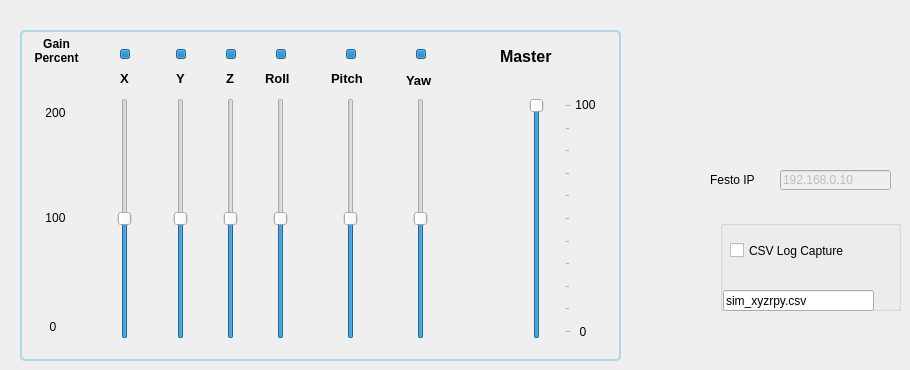
    <widget class="QWidget" name="tab_platform">
     <property name="enabled">
      <bool>true</bool>
     </property>
     <attribute name="title">
      <string>Platform Output Control</string>
     </attribute>
     <widget class="QGroupBox" name="ControlGroupbox">
      <property name="geometry">
       <rect>
        <x>20</x>
        <y>30</y>
        <width>601</width>
        <height>331</height>
       </rect>
      </property>
      <property name="styleSheet">
       <string notr="true">QGroupBox {
    border: 2px solid lightblue;
    border-radius: 5px;
    padding: 5px;
}
</string>
      </property>
      <property name="title">
       <string/>
      </property>
      <property name="flat">
       <bool>false</bool>
      </property>
      <widget class="QSlider" name="sld_gain_0">
       <property name="geometry">
        <rect>
         <x>94</x>
         <y>68</y>
         <width>21</width>
         <height>241</height>
        </rect>
       </property>
       <property name="minimum">
        <number>0</number>
       </property>
       <property name="maximum">
        <number>200</number>
       </property>
       <property name="value">
        <number>100</number>
       </property>
       <property name="orientation">
        <enum>Qt::Vertical</enum>
       </property>
      </widget>
      <widget class="QSlider" name="sld_gain_3">
       <property name="geometry">
        <rect>
         <x>250</x>
         <y>68</y>
         <width>21</width>
         <height>241</height>
        </rect>
       </property>
       <property name="minimum">
        <number>0</number>
       </property>
       <property name="maximum">
        <number>200</number>
       </property>
       <property name="value">
        <number>100</number>
       </property>
       <property name="orientation">
        <enum>Qt::Vertical</enum>
       </property>
       <property name="tickPosition">
        <enum>QSlider::NoTicks</enum>
       </property>
      </widget>
      <widget class="QSlider" name="sld_gain_1">
       <property name="geometry">
        <rect>
         <x>150</x>
         <y>68</y>
         <width>21</width>
         <height>241</height>
        </rect>
       </property>
       <property name="minimum">
        <number>0</number>
       </property>
       <property name="maximum">
        <number>200</number>
       </property>
       <property name="value">
        <number>100</number>
       </property>
       <property name="orientation">
        <enum>Qt::Vertical</enum>
       </property>
       <property name="tickPosition">
        <enum>QSlider::NoTicks</enum>
       </property>
      </widget>
      <widget class="QSlider" name="sld_gain_2">
       <property name="geometry">
        <rect>
         <x>200</x>
         <y>68</y>
         <width>21</width>
         <height>241</height>
        </rect>
       </property>
       <property name="minimum">
        <number>0</number>
       </property>
       <property name="maximum">
        <number>200</number>
       </property>
       <property name="value">
        <number>100</number>
       </property>
       <property name="orientation">
        <enum>Qt::Vertical</enum>
       </property>
       <property name="tickPosition">
        <enum>QSlider::NoTicks</enum>
       </property>
      </widget>
      <widget class="QSlider" name="sld_gain_4">
       <property name="geometry">
        <rect>
         <x>320</x>
         <y>68</y>
         <width>21</width>
         <height>241</height>
        </rect>
       </property>
       <property name="minimum">
        <number>0</number>
       </property>
       <property name="maximum">
        <number>200</number>
       </property>
       <property name="value">
        <number>100</number>
       </property>
       <property name="orientation">
        <enum>Qt::Vertical</enum>
       </property>
       <property name="tickPosition">
        <enum>QSlider::NoTicks</enum>
       </property>
      </widget>
      <widget class="QSlider" name="sld_gain_5">
       <property name="geometry">
        <rect>
         <x>390</x>
         <y>68</y>
         <width>21</width>
         <height>241</height>
        </rect>
       </property>
       <property name="minimum">
        <number>0</number>
       </property>
       <property name="maximum">
        <number>200</number>
       </property>
       <property name="value">
        <number>100</number>
       </property>
       <property name="orientation">
        <enum>Qt::Vertical</enum>
       </property>
       <property name="tickPosition">
        <enum>QSlider::NoTicks</enum>
       </property>
      </widget>
      <widget class="QLabel" name="label_5">
       <property name="geometry">
        <rect>
         <x>10</x>
         <y>290</y>
         <width>46</width>
         <height>13</height>
        </rect>
       </property>
       <property name="text">
        <string>0</string>
       </property>
       <property name="alignment">
        <set>Qt::AlignCenter</set>
       </property>
      </widget>
      <widget class="QLabel" name="label_6">
       <property name="geometry">
        <rect>
         <x>20</x>
         <y>75</y>
         <width>31</width>
         <height>16</height>
        </rect>
       </property>
       <property name="text">
        <string>200</string>
       </property>
       <property name="alignment">
        <set>Qt::AlignCenter</set>
       </property>
      </widget>
      <widget class="QLabel" name="label_3">
       <property name="geometry">
        <rect>
         <x>20</x>
         <y>178</y>
         <width>31</width>
         <height>20</height>
        </rect>
       </property>
       <property name="text">
        <string>100</string>
       </property>
       <property name="alignment">
        <set>Qt::AlignCenter</set>
       </property>
      </widget>
      <widget class="QLabel" name="label">
       <property name="geometry">
        <rect>
         <x>100</x>
         <y>40</y>
         <width>21</width>
         <height>16</height>
        </rect>
       </property>
       <property name="font">
        <font>
         <pointsize>10</pointsize>
         <weight>75</weight>
         <bold>true</bold>
        </font>
       </property>
       <property name="text">
        <string>X</string>
       </property>
      </widget>
      <widget class="QLabel" name="label_7">
       <property name="geometry">
        <rect>
         <x>156</x>
         <y>40</y>
         <width>20</width>
         <height>16</height>
        </rect>
       </property>
       <property name="font">
        <font>
         <pointsize>10</pointsize>
         <weight>75</weight>
         <bold>true</bold>
        </font>
       </property>
       <property name="text">
        <string>Y</string>
       </property>
      </widget>
      <widget class="QLabel" name="label_8">
       <property name="geometry">
        <rect>
         <x>206</x>
         <y>40</y>
         <width>20</width>
         <height>16</height>
        </rect>
       </property>
       <property name="font">
        <font>
         <pointsize>10</pointsize>
         <weight>75</weight>
         <bold>true</bold>
        </font>
       </property>
       <property name="text">
        <string>Z</string>
       </property>
      </widget>
      <widget class="QLabel" name="label_9">
       <property name="geometry">
        <rect>
         <x>245</x>
         <y>40</y>
         <width>41</width>
         <height>16</height>
        </rect>
       </property>
       <property name="font">
        <font>
         <pointsize>10</pointsize>
         <weight>75</weight>
         <bold>true</bold>
        </font>
       </property>
       <property name="text">
        <string>Roll</string>
       </property>
      </widget>
      <widget class="QLabel" name="label_10">
       <property name="geometry">
        <rect>
         <x>311</x>
         <y>40</y>
         <width>51</width>
         <height>16</height>
        </rect>
       </property>
       <property name="font">
        <font>
         <pointsize>10</pointsize>
         <weight>75</weight>
         <bold>true</bold>
        </font>
       </property>
       <property name="text">
        <string>Pitch</string>
       </property>
      </widget>
      <widget class="QLabel" name="label_11">
       <property name="geometry">
        <rect>
         <x>386</x>
         <y>40</y>
         <width>41</width>
         <height>20</height>
        </rect>
       </property>
       <property name="font">
        <font>
         <pointsize>10</pointsize>
         <weight>75</weight>
         <bold>true</bold>
        </font>
       </property>
       <property name="text">
        <string>Yaw</string>
       </property>
      </widget>
      <widget class="QLabel" name="label_12">
       <property name="geometry">
        <rect>
         <x>6</x>
         <y>0</y>
         <width>61</width>
         <height>41</height>
        </rect>
       </property>
       <property name="font">
        <font>
         <weight>75</weight>
         <bold>true</bold>
        </font>
       </property>
       <property name="text">
        <string>Gain Percent</string>
       </property>
       <property name="alignment">
        <set>Qt::AlignCenter</set>
       </property>
       <property name="wordWrap">
        <bool>true</bool>
       </property>
      </widget>
      <widget class="QProgressBar" name="pg_0">
       <property name="geometry">
        <rect>
         <x>100</x>
         <y>19</y>
         <width>10</width>
         <height>10</height>
        </rect>
       </property>
       <property name="maximum">
        <number>1</number>
       </property>
       <property name="value">
        <number>1</number>
       </property>
       <property name="textVisible">
        <bool>false</bool>
       </property>
      </widget>
      <widget class="QProgressBar" name="pg_1">
       <property name="geometry">
        <rect>
         <x>156</x>
         <y>19</y>
         <width>10</width>
         <height>10</height>
        </rect>
       </property>
       <property name="maximum">
        <number>1</number>
       </property>
       <property name="value">
        <number>1</number>
       </property>
       <property name="textVisible">
        <bool>false</bool>
       </property>
      </widget>
      <widget class="QProgressBar" name="pg_3">
       <property name="geometry">
        <rect>
         <x>256</x>
         <y>19</y>
         <width>10</width>
         <height>10</height>
        </rect>
       </property>
       <property name="maximum">
        <number>1</number>
       </property>
       <property name="value">
        <number>1</number>
       </property>
       <property name="textVisible">
        <bool>false</bool>
       </property>
      </widget>
      <widget class="QProgressBar" name="pg_2">
       <property name="geometry">
        <rect>
         <x>206</x>
         <y>19</y>
         <width>10</width>
         <height>10</height>
        </rect>
       </property>
       <property name="maximum">
        <number>1</number>
       </property>
       <property name="value">
        <number>1</number>
       </property>
       <property name="textVisible">
        <bool>false</bool>
       </property>
      </widget>
      <widget class="QProgressBar" name="pg_5">
       <property name="geometry">
        <rect>
         <x>396</x>
         <y>19</y>
         <width>10</width>
         <height>10</height>
        </rect>
       </property>
       <property name="maximum">
        <number>1</number>
       </property>
       <property name="value">
        <number>1</number>
       </property>
       <property name="textVisible">
        <bool>false</bool>
       </property>
      </widget>
      <widget class="QProgressBar" name="pg_4">
       <property name="geometry">
        <rect>
         <x>326</x>
         <y>19</y>
         <width>10</width>
         <height>10</height>
        </rect>
       </property>
       <property name="maximum">
        <number>1</number>
       </property>
       <property name="value">
        <number>1</number>
       </property>
       <property name="textVisible">
        <bool>false</bool>
       </property>
      </widget>
      <widget class="QSlider" name="sld_gain_master">
       <property name="geometry">
        <rect>
         <x>490</x>
         <y>68</y>
         <width>61</width>
         <height>241</height>
        </rect>
       </property>
       <property name="minimum">
        <number>0</number>
       </property>
       <property name="maximum">
        <number>100</number>
       </property>
       <property name="value">
        <number>100</number>
       </property>
       <property name="orientation">
        <enum>Qt::Vertical</enum>
       </property>
       <property name="tickPosition">
        <enum>QSlider::TicksBelow</enum>
       </property>
      </widget>
      <widget class="QLabel" name="label_22">
       <property name="geometry">
        <rect>
         <x>480</x>
         <y>16</y>
         <width>81</width>
         <height>20</height>
        </rect>
       </property>
       <property name="font">
        <font>
         <pointsize>12</pointsize>
         <weight>75</weight>
         <bold>true</bold>
        </font>
       </property>
       <property name="text">
        <string>Master</string>
       </property>
      </widget>
      <widget class="QLabel" name="label_43">
       <property name="geometry">
        <rect>
         <x>550</x>
         <y>65</y>
         <width>31</width>
         <height>20</height>
        </rect>
       </property>
       <property name="text">
        <string>100</string>
       </property>
       <property name="alignment">
        <set>Qt::AlignCenter</set>
       </property>
      </widget>
      <widget class="QLabel" name="label_44">
       <property name="geometry">
        <rect>
         <x>540</x>
         <y>295</y>
         <width>46</width>
         <height>13</height>
        </rect>
       </property>
       <property name="text">
        <string>0</string>
       </property>
       <property name="alignment">
        <set>Qt::AlignCenter</set>
       </property>
      </widget>
     </widget>
     <widget class="QGroupBox" name="groupBox_4">
      <property name="geometry">
       <rect>
        <x>720</x>
        <y>220</y>
        <width>181</width>
        <height>91</height>
       </rect>
      </property>
      <property name="title">
       <string/>
      </property>
      <widget class="QCheckBox" name="chk_capture_csv">
       <property name="geometry">
        <rect>
         <x>10</x>
         <y>20</y>
         <width>171</width>
         <height>21</height>
        </rect>
       </property>
       <property name="text">
        <string>CSV Log Capture</string>
       </property>
      </widget>
      <widget class="QLineEdit" name="txt_csv_fname">
       <property name="geometry">
        <rect>
         <x>3</x>
         <y>70</y>
         <width>151</width>
         <height>21</height>
        </rect>
       </property>
       <property name="text">
        <string>sim_xyzrpy.csv</string>
       </property>
      </widget>
     </widget>
     <widget class="QLineEdit" name="txt_festo_ip">
      <property name="enabled">
       <bool>false</bool>
      </property>
      <property name="geometry">
       <rect>
        <x>780</x>
        <y>170</y>
        <width>111</width>
        <height>20</height>
       </rect>
      </property>
      <property name="text">
       <string>192.168.0.10</string>
      </property>
     </widget>
     <widget class="QLabel" name="label_21">
      <property name="geometry">
       <rect>
        <x>710</x>
        <y>170</y>
        <width>61</width>
        <height>20</height>
       </rect>
      </property>
      <property name="text">
       <string>Festo IP</string>
      </property>
     </widget>
    </widget>
